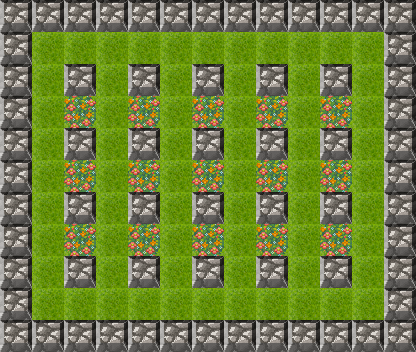

Rendered tile map (Tiled .tmx) drawn with the repository's tilesets; below, a short description and the full map source, tile grids included:
An orthogonal 13x11 tile map with 32x32 px tiles, 4 tile layers (ground, blocks, gifts, barriers), 3 tilesets and 1 object (role1).

<map version="1.0" tiledversion="2018.06.27" orientation="orthogonal" renderorder="right-down" width="13" height="11" tilewidth="32" tileheight="32" infinite="0" nextlayerid="6" nextobjectid="8">
 <tileset firstgid="1" source="terrain_tiles.tsx" />
 <tileset firstgid="49" source="Gift1.tsx" />
 <tileset firstgid="50" source="Role1Ride.tsx" />
 <layer id="1" name="ground" width="13" height="11">
  <data encoding="csv">
23,23,23,23,23,23,23,23,23,23,23,23,23,
23,23,23,23,23,23,23,23,23,23,23,23,23,
23,23,23,23,23,23,23,23,23,23,23,23,23,
23,23,23,23,23,23,23,23,23,23,23,23,23,
23,23,23,23,23,23,23,23,23,23,23,23,23,
23,23,23,23,23,23,23,23,23,23,23,23,23,
23,23,23,23,23,23,23,23,23,23,23,23,23,
23,23,23,23,23,23,23,23,23,23,23,23,23,
23,23,23,23,23,23,23,23,23,23,23,23,23,
23,23,23,23,23,23,23,23,23,23,23,23,23,
23,23,23,23,23,23,23,23,23,23,23,23,23
</data>
 </layer>
 <layer id="2" name="blocks" width="13" height="11">
  <properties>
   <property name="type" value="block" />
  </properties>
  <data encoding="csv">
11,11,11,11,11,11,11,11,11,11,11,11,11,
11,0,0,0,0,0,0,0,0,0,0,0,11,
11,0,11,0,11,0,11,0,11,0,11,0,11,
11,0,0,0,0,0,0,0,0,0,0,0,11,
11,0,11,0,11,0,11,0,11,0,11,0,11,
11,0,0,0,0,0,0,0,0,0,0,0,11,
11,0,11,0,11,0,11,0,11,0,11,0,11,
11,0,0,0,0,0,0,0,0,0,0,0,11,
11,0,11,0,11,0,11,0,11,0,11,0,11,
11,0,0,0,0,0,0,0,0,0,0,0,11,
11,11,11,11,11,11,11,11,11,11,11,11,11
</data>
 </layer>
 <layer id="3" name="gifts" width="13" height="11">
  <properties>
   <property name="type" value="gift" />
  </properties>
  <data encoding="csv">
0,0,0,0,0,0,0,0,0,0,0,0,0,
0,0,0,0,0,0,0,0,0,0,0,0,0,
0,0,0,0,0,0,0,0,0,0,0,0,0,
0,0,49,0,49,0,0,0,49,0,0,0,0,
0,0,0,0,0,0,0,0,0,0,0,0,0,
0,0,0,0,49,0,0,0,0,0,0,0,0,
0,0,0,0,0,0,0,0,0,0,0,0,0,
0,0,0,0,0,0,0,0,0,0,0,0,0,
0,0,0,0,0,0,0,0,0,0,0,0,0,
0,0,0,0,0,0,0,0,0,0,0,0,0,
0,0,0,0,0,0,0,0,0,0,0,0,0
</data>
 </layer>
 <layer id="4" name="barriers" width="13" height="11">
  <properties>
   <property name="type" value="barrier" />
  </properties>
  <data encoding="csv">
0,0,0,0,0,0,0,0,0,0,0,0,0,
0,0,0,0,0,0,0,0,0,0,0,0,0,
0,0,0,0,0,0,0,0,0,0,0,0,0,
0,0,6,0,6,0,6,0,6,0,6,0,0,
0,0,0,0,0,0,0,0,0,0,0,0,0,
0,0,6,0,6,0,6,0,6,0,6,0,0,
0,0,0,0,0,0,0,0,0,0,0,0,0,
0,0,6,0,6,0,6,0,6,0,6,0,0,
0,0,0,0,0,0,0,0,0,0,0,0,0,
0,0,0,0,0,0,0,0,0,0,0,0,0,
0,0,0,0,0,0,0,0,0,0,0,0,0
</data>
 </layer>
 <objectgroup id="5" name="roles">
  <object id="7" name="role1" gid="51" x="33" y="321" width="32" height="32" />
 </objectgroup>
</map>